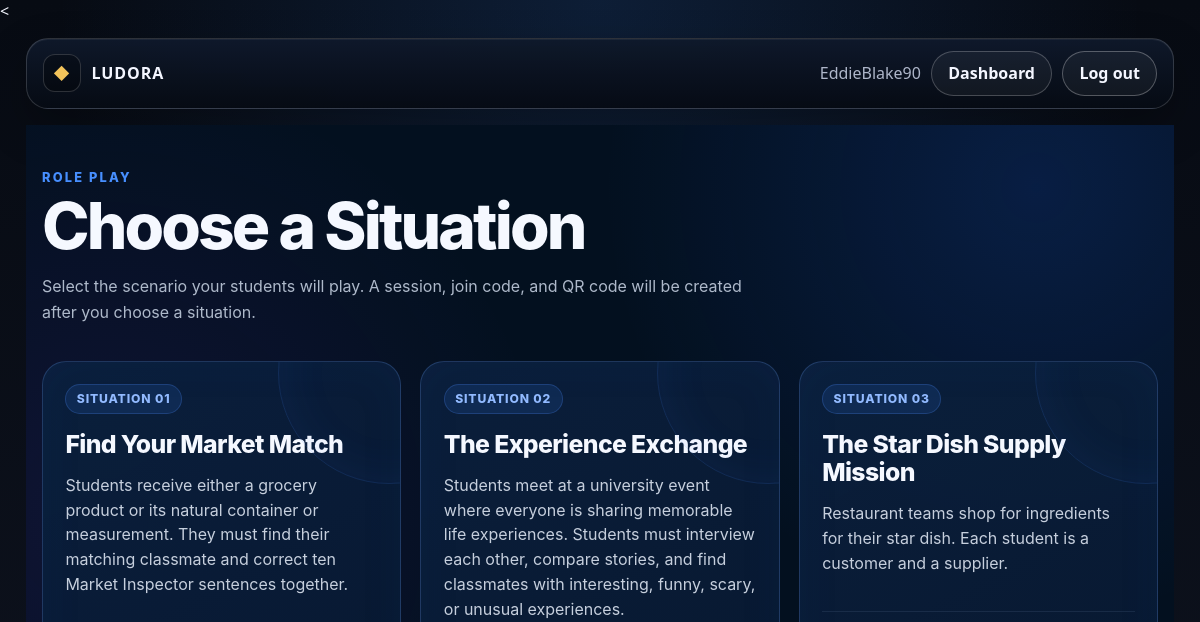
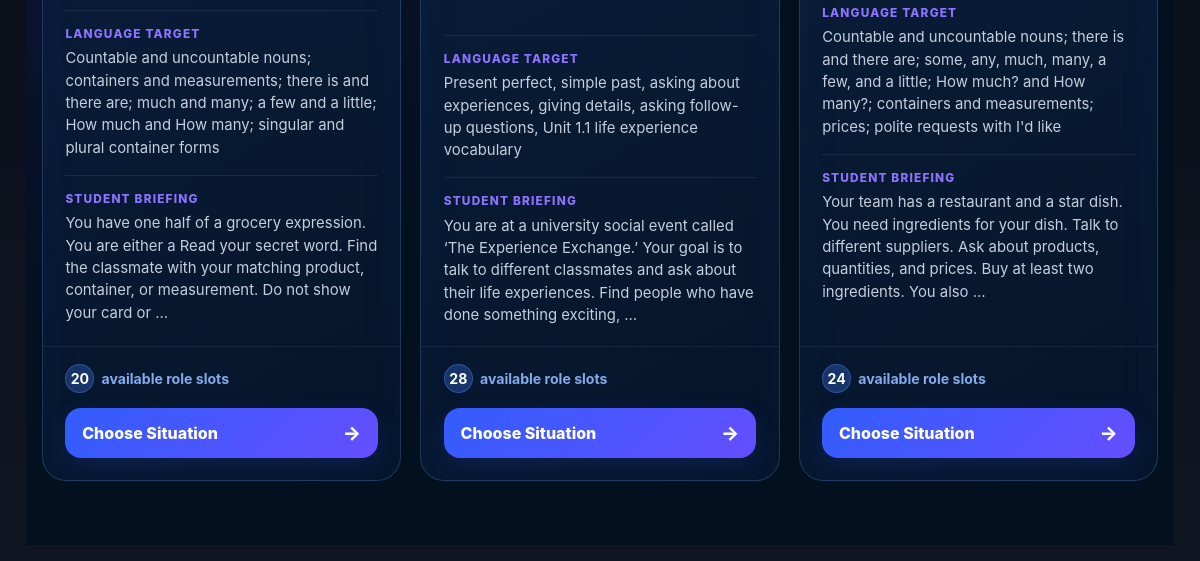
Before: /sessions/create/4/ (signed in) with the older database file (2 pictures, top to bottom).
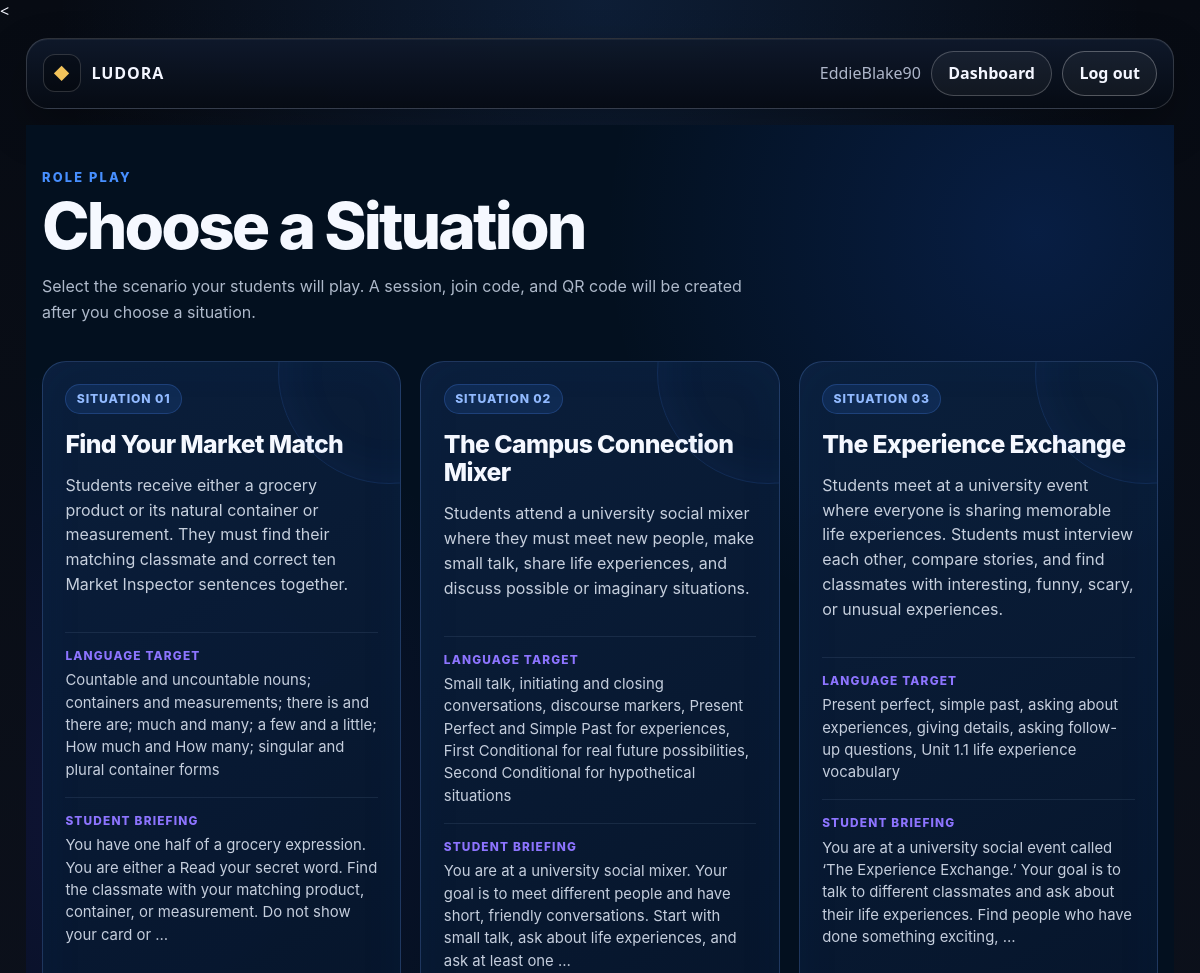
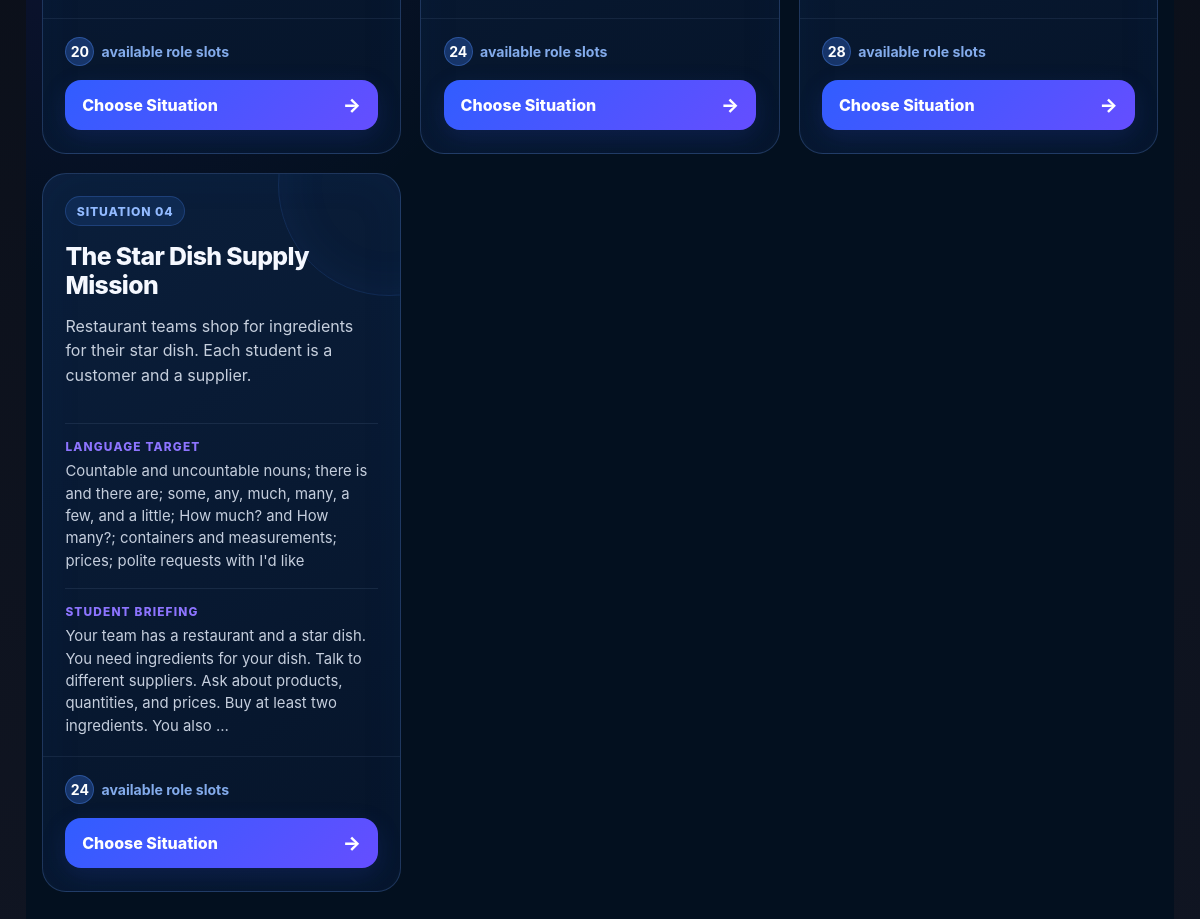
After: the same page with the newer database file (2 pictures, top to bottom).
### accounts/models.py (models this page shows, shortened)
class User(AbstractUser):
    class Role(models.TextChoices):
        TEACHER = "TEACHER", "Teacher"
        ADMIN = "ADMIN", "Admin"
    role = models.CharField(
        max_length=20,
        choices=Role.choices,
        default=Role.TEACHER,
    )

### roleplay/models.py (models this page shows, shortened)
class RolePlaySituation(models.Model):
    title = models.CharField(max_length=150)
    slug = models.SlugField(
        max_length=160,
        unique=True,
    )
    summary = models.TextField(
        blank=True,
        help_text="Short description shown to the teacher.",
    )
    student_briefing = models.TextField(
        blank=True,
        help_text=(
            "Information every student should know before "
            "the role play begins."
        ),
    )
    teacher_notes = models.TextField(
        blank=True,
        help_text="Instructions visible only to the teacher.",
    )
    language_target = models.TextField(
        blank=True,
        help_text=(
            "Grammar, vocabulary, communicative function, "
            "or learning objective practiced in this situation."
        ),
    )
    is_active = models.BooleanField(default=True)
    created_at = models.DateTimeField(auto_now_add=True)
    updated_at = models.DateTimeField(auto_now=True)
    class Meta:
        ordering = ["title"]
    @property
    def total_role_slots(self):
        return sum(
            role.copies_available
            for role in self.roles.filter(is_active=True)
        )

class RoleCard(models.Model):
    situation = models.ForeignKey(
        RolePlaySituation,
        on_delete=models.CASCADE,
        related_name="roles",
    )
    name = models.CharField(
        max_length=120,
        help_text="Role name, e.g. Detective, Customer, Manager.",
    )
    character_name = models.CharField(
        max_length=120,
        blank=True,
        help_text="Optional character identity.",
    )
    public_description = models.TextField(
        blank=True,
        help_text=(
            "Information that is safe for the student "
            "to reveal during the activity."
        ),
    )
    private_briefing = models.TextField(
        blank=True,
        help_text="Information known only by this role.",
    )
    objective = models.TextField(
        blank=True,
        help_text="What this role is trying to accomplish.",
    )
    secret_information = models.TextField(
        blank=True,
        help_text=(
            "Optional secrets, evidence, motivations, "
            "or hidden constraints."
        ),
    )
    useful_language = models.TextField(
        blank=True,
        help_text=(
            "Optional vocabulary, sentence starters, "
            "or language support."
        ),
    )
    copies_available = models.PositiveIntegerField(
        default=1,
        help_text=(
            "How many students may receive this role "
            "during the same session."
        ),
    )
    sort_order = models.PositiveIntegerField(default=0)
    is_active = models.BooleanField(default=True)
    class Meta:
        ordering = ["sort_order", "name"]

### sessions/views.py (the view, shortened to what this page needs)
# urls.py: path("create/<int:game_id>/", views.create_session, name="create_session"),
@login_required
def create_session(request, game_id):
    game_template = get_object_or_404(
        GameTemplate,
        id=game_id,
        is_active=True,
    )
    if game_template.code == GameTemplate.GameCode.ROLE_PLAY:
        situations = (
            RolePlaySituation.objects
            .filter(is_active=True)
            .prefetch_related("roles")
            .order_by("title")
        )
        return render(
            request,
            "roleplay/select_situation.html",
            {
                "game_template": game_template,
                "situations": situations,
            },
        )

### roleplay/templates/roleplay/select_situation.html (shortened to what this page needs)
{% extends "base.html" %}
{% block content %}
<div class="rps-page">
    <main class="rps-container">
        <header>
            <div class="rps-kicker">
                Role Play
            </div>
            <h1 class="rps-title">
                Choose a Situation
            </h1>
            <p class="rps-intro">
                Select the scenario your students will play.
                A session, join code, and QR code will be created
                after you choose a situation.
            </p>
        </header>
        {% if situations %}
            <section class="rps-grid">
                {% for situation in situations %}
                    <article class="rps-card">
                        <div class="rps-card-top">
                            <span class="rps-card-index">
                                Situation {{ forloop.counter|stringformat:"02d" }}
                            </span>
                            <h2 class="rps-card-title">
                                {{ situation.title }}
                            </h2>
                            {% if situation.summary %}
                                <div class="rps-summary">
                                    {{ situation.summary }}
                                </div>
                            {% endif %}
                        </div>
                        <div class="rps-card-body">
                            {% if situation.language_target %}
                                <div class="rps-meta-block">
                                    <span class="rps-meta-label">
                                        Language Target
                                    </span>
                                    <div class="rps-meta-text">
                                        {{ situation.language_target }}
                                    </div>
                                </div>
                            {% endif %}
                            {% if situation.student_briefing %}
                                <div class="rps-meta-block">
                                    <span class="rps-meta-label">
                                        Student Briefing
                                    </span>
                                    <div class="rps-meta-text">
                                        {{ situation.student_briefing|truncatewords:32 }}
                                    </div>
                                </div>
                            {% endif %}
                        </div>
                        <footer class="rps-card-footer">
                            <div class="rps-footer-meta">
                                <div class="rps-slots">
                                    <span class="rps-slots-number">
                                        {{ situation.total_role_slots }}
                                    </span>
                                    <span>
                                        available role slots
                                    </span>
                                </div>
                            </div>
                            <form
                                class="rps-form"
                                method="post"
                            >
                                <button
                                    class="rps-button"
                                    type="submit"
                                >
                                    <span>
                                        Choose Situation
                                    </span>
                                    <span class="rps-arrow">
                                        →
                                    </span>
                                </button>
                            </form>
                        </footer>
                    </article>
                {% endfor %}
            </section>
        {% else %}
            <div class="rps-empty">
                There are currently no active role play situations.
                Create or activate a situation from the Django
                administration panel before starting a session.
            </div>
        {% endif %}
    </main>
</div>
{% endblock %}

### templates/base.html (shortened to what this page needs)
{% load static %}
<!DOCTYPE html>
<html lang="en">
<head>
<link rel="stylesheet" href="{% static 'webgames/css/app-theme.css' %}">
</head>
<body>
  <main class="fr-app-shell">
    <nav class="app-top-nav">
  <a class="app-brand" href="{% url 'games:teacher_dashboard' %}">
    <span class="app-brand-mark">◆</span>
    <span>Ludora</span>
  </a>
  <div class="app-nav-links">
        {% if user.is_authenticated %}
          <span class="fr-muted-text">
            {{ user.username }}
          </span>
          <a class="app-btn app-btn-secondary" href="{% url 'games:teacher_dashboard' %}">
  Dashboard
</a>
<a class="app-btn" href="{% url 'logout' %}">
  Log out
</a>
        {% else %}
          <a class="app-btn app-btn-primary" href="{% url 'login' %}">
  Log in
</a>
        {% endif %}
      </div>
    </nav>
    {% block content %}{% endblock %}
  </main>
</body>
</html>

### static/webgames/css/app-theme.css (style rules this page uses)
:root { --app-bg: #070b13; --app-bg-2: #101522; --app-panel: rgba(10, 17, 30, 0.94); --app-panel-soft: rgba(14, 24, 41, 0.88); --app-border: rgba(255, 255, 255, 0.16); --app-border-strong: rgba(255, 255, 255, 0.28); --app-text: #f4f6ff; --app-muted: #aeb6c9; --app-blue: #2f80ed; --app-gold: #f3c45b; --app-radius: 22px; }
* { box-sizing: border-box; }
body { min-height: 100vh; margin: 0; color: var(--app-text); font-family: system-ui, -apple-system, BlinkMacSystemFont, "Segoe UI", sans-serif; background: radial-gradient(circle at top center, rgba(47, 128, 237, 0.16), transparent 34rem), linear-gradient(180deg, var(--app-bg), var(--app-bg-2)); }
a { color: inherit; text-decoration: none; }
.fr-app-shell { width: min(1180px, 100%); margin: 0 auto; padding: 1rem; }
.app-top-nav { display: flex; justify-content: space-between; align-items: center; gap: 1rem; margin-bottom: 1rem; padding: 0.75rem 1rem; border: 1px solid var(--app-border); border-radius: var(--app-radius); background: linear-gradient(180deg, rgba(15, 25, 43, 0.96), rgba(6, 11, 20, 0.98)); box-shadow: 0 18px 44px rgba(0, 0, 0, 0.26), inset 0 1px 0 rgba(255, 255, 255, 0.06); }
.app-brand { display: flex; align-items: center; gap: 0.65rem; color: var(--app-text); font-weight: 900; letter-spacing: 0.06em; text-transform: uppercase; }
.app-brand-mark { display: grid; place-items: center; width: 38px; height: 38px; border: 1px solid rgba(255, 255, 255, 0.16); border-radius: 12px; color: var(--app-gold); background: rgba(0, 0, 0, 0.28); }
.app-nav-links { display: flex; align-items: center; gap: 0.65rem; flex-wrap: wrap; }
.fr-muted-text { color: var(--app-muted); }
.app-btn, button.app-btn, input[type="submit"].app-btn { display: inline-flex; justify-content: center; align-items: center; gap: 0.4rem; border: 1px solid var(--app-border-strong); border-radius: 999px; padding: 0.65rem 1rem; color: var(--app-text); background: rgba(255, 255, 255, 0.045); cursor: pointer; font-weight: 850; transition: transform 0.16s ease, border-color 0.16s ease, background 0.16s ease, box-shadow 0.16s ease; }
.app-btn-secondary { border-color: rgba(255, 255, 255, 0.22); }

Changed rows visible on the page:
added RolePlaySituation: title "The Campus Connection Mixer", summary "Students attend a university social mixer where they must meet new people, make small talk, share life experiences, and discuss possible or imaginary situations.", language_target "Small talk, initiating and closing conversations, discourse markers, Present Perfect and Simple Past for experiences, First Conditional for real future possibilities, Second Conditional for hypothetical situations", student_briefing "You are at a university social mixer. Your goal is to meet different people and have short, friendly conversations. Start with small talk, ask about life experiences, and ask at least one …", total_role_slots "24"
